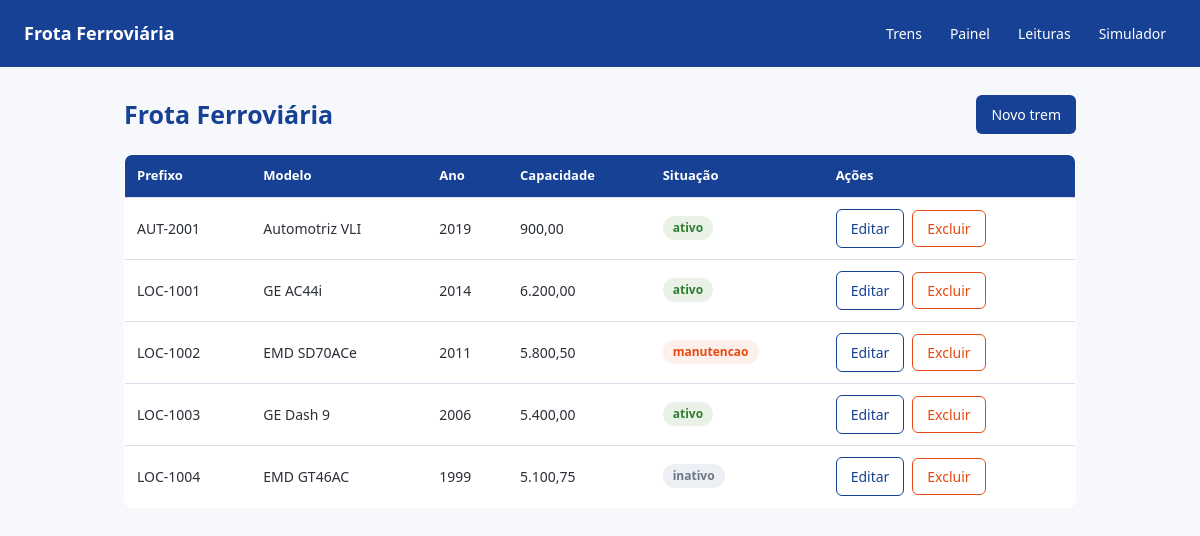
The page / on the database its author committed.
### tables this page shows
CREATE TABLE trens (
    id_trem INT NOT NULL PRIMARY KEY AUTO_INCREMENT,
    prefixo_trem VARCHAR(20) NOT NULL,
    modelo_trem VARCHAR(80) NOT NULL,
    ano_fabricacao YEAR NOT NULL,
    capacidade_toneladas DECIMAL(8, 2) NOT NULL,
    situacao_trem ENUM(
        'ativo',
        'manutencao',
        'inativo'
    ) NOT NULL DEFAULT 'ativo'
);

### index.php (the view, shortened to what this page needs)
<?php
require 'conexao.php';
$resultado = $conexao->query('SELECT * FROM trens ORDER BY prefixo_trem');
?>
<!DOCTYPE html>
<html lang="pt-BR">
<head>
    <link rel="stylesheet" href="style.css">
</head>
<body>
    <header>
        <span class="marca">Frota Ferroviária</span>
        <nav>
            <a href="index.php">Trens</a>
            <a href="painel.php">Painel</a>
            <a href="leituras.php">Leituras</a>
            <a href="simulador.php">Simulador</a>
        </nav>
    </header>
    <main>
        <div class="titulo">
            <h1>Frota Ferroviária</h1>
            <a href="formulario.php" class="botao botao-primario">Novo trem</a>
        </div>
        <?php
        if ($resultado->num_rows === 0):
        ?>
            <p class="vazio">Nenhum trem cadastrado.</p>
        <?php
        else:
        ?>
            <table>
                <thead>
                    <tr>
                        <th>Prefixo</th>
                        <th>Modelo</th>
                        <th>Ano</th>
                        <th>Capacidade</th>
                        <th>Situação</th>
                        <th colspan='2'>Ações</th>
                    </tr>
                </thead>
                <tbody>
                    <?php
                    while ($linha = $resultado->fetch_assoc()) :
                    ?>
                        <tr>
                            <td><?= htmlspecialchars($linha['prefixo_trem']) ?></td>
                            <td><?= htmlspecialchars($linha['modelo_trem']) ?></td>
                            <td><?= (int) $linha['ano_fabricacao'] ?></td>
                            <td><?= number_format((float) $linha['capacidade_toneladas'], 2, ',', '.') ?></td>
                            <td>
                                <span class="etiqueta etiqueta-<?= htmlspecialchars($linha['situacao_trem']) ?>">
                                    <?= htmlspecialchars($linha['situacao_trem']) ?>
                                </span>
                            </td>
                            <td class="acoes">
                                <a href="formulario.php?id=<?= (int) $linha['id_trem'] ?>" class="botao botao-secundario">Editar</a>
                                <form method="post" onsubmit="return confirm('Confirma a exclusão do trem?');">
                                    <button type="submit" class="botao botao-perigo">Excluir</button>
                                </form>
                            </td>
                        </tr>
                    <?php
                    endwhile;
                    ?>
                </tbody>
            </table>
        <?php
        endif;
        ?>
    </main>
</body>
</html>

### style.css (style rules this page uses)
* { box-sizing: border-box; }
body { margin: 0; font-family: "Segoe UI", Arial, sans-serif; color: #2b2f38; background: #f7f8fb; line-height: 1.5; }
header { background: #164194; color: #fff; padding: 16px 24px; }
.marca { font-weight: 700; font-size: 18px; }
main { max-width: 1000px; margin: 0 auto; padding: 28px 24px 60px; }
h1 { color: #164194; font-size: 25px; margin: 0; }
.titulo { display: flex; justify-content: space-between; align-items: center; flex-wrap: wrap; gap: 12px; margin-bottom: 20px; }
table { width: 100%; border-collapse: collapse; background: #fff; border: 1px solid #d9e0ec; border-radius: 8px; overflow: hidden; font-size: 14px; }
th { background: #164194; color: #fff; text-align: left; padding: 11px 12px; font-size: 13px; }
td { padding: 11px 12px; border-top: 1px solid #d9e0ec; }
.etiqueta { display: inline-block; padding: 3px 10px; border-radius: 20px; font-size: 12px; font-weight: 600; }
.etiqueta-ativo { background: #eaf1e6; color: #2f7d32; }
.etiqueta-manutencao { background: #fdf0eb; color: #e84910; }
.etiqueta-inativo { background: #eceff4; color: #6e7686; }
.acoes { display: flex; gap: 8px; align-items: center; flex-wrap: wrap; }
.acoes form { margin: 0; }
.botao { display: inline-block; padding: 8px 14px; border-radius: 6px; border: 1px solid transparent; font-size: 14px; font-family: inherit; cursor: pointer; text-decoration: none; }
.botao-primario { background: #164194; color: #fff; }
.botao-secundario { background: #fff; color: #164194; border-color: #164194; }
.botao-perigo { background: #fff; color: #e84910; border-color: #e84910; }
header { display: flex; align-items: center; justify-content: space-between; gap: 20px; flex-wrap: wrap; }
nav { display: flex; gap: 8px; align-items: center; flex-wrap: wrap; }
nav a { color: #fff; text-decoration: none; padding: 7px 10px; border-radius: 5px; font-size: 14px; }

### rows shown on the page
trens: prefixo_trem "AUT-2001", modelo_trem "Automotriz VLI", ano_fabricacao "2019", capacidade_toneladas "900,00", situacao_trem "ativo"
trens: prefixo_trem "LOC-1001", modelo_trem "GE AC44i", ano_fabricacao "2014", capacidade_toneladas "6.200,00", situacao_trem "ativo"
trens: prefixo_trem "LOC-1002", modelo_trem "EMD SD70ACe", ano_fabricacao "2011", capacidade_toneladas "5.800,50", situacao_trem "manutencao"
trens: prefixo_trem "LOC-1003", modelo_trem "GE Dash 9", ano_fabricacao "2006", capacidade_toneladas "5.400,00", situacao_trem "ativo"
trens: prefixo_trem "LOC-1004", modelo_trem "EMD GT46AC", ano_fabricacao "1999", capacidade_toneladas "5.100,75", situacao_trem "inativo"
